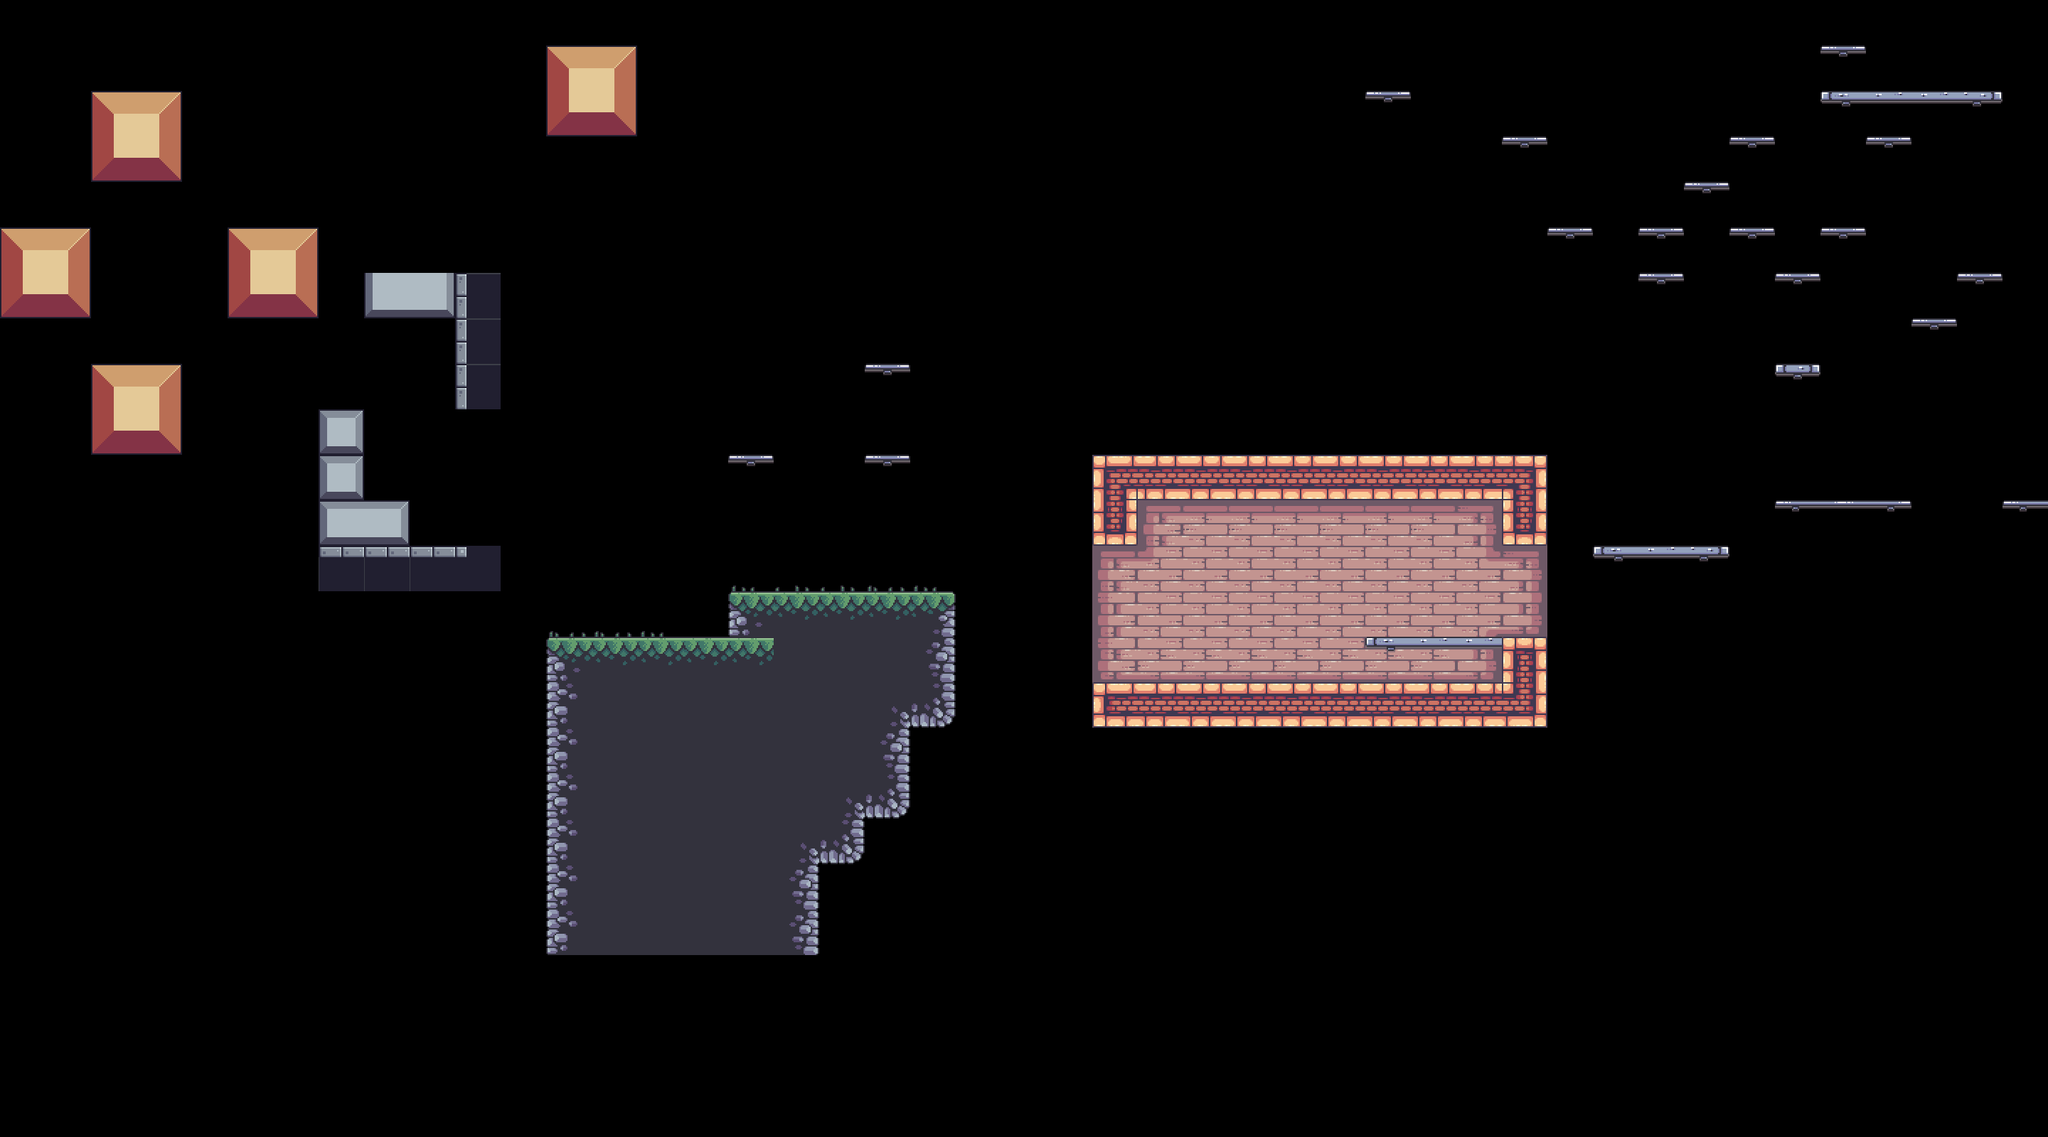

Below is a game level as drawn by its tile map, then a one-line description and the .tmx that defines it (tile-layer data replaced by summaries):
An orthogonal 45x25 tile map with 64x64 px tiles, 4 tile layers (BG, Terrain, Platforms, FG), 8 tilesets and 72 objects (19x silver, 9x static, 6x crate, 4x gold, 3x palm_small, ...).

<map version="1.10" tiledversion="1.11.2" orientation="orthogonal" renderorder="right-down" width="45" height="25" tilewidth="64" tileheight="64" infinite="0" nextlayerid="14" nextobjectid="198">
 <tileset firstgid="1" source="../tilesets/outside.tsx" />
 <tileset firstgid="49" source="../tilesets/items.tsx" />
 <tileset firstgid="54" source="../tilesets/inside.tsx" />
 <tileset firstgid="150" source="../tilesets/extra.tsx" />
 <tileset firstgid="216" source="../tilesets/objects.tsx" />
 <tileset firstgid="244" source="../tilesets/platforms.tsx" />
 <tileset firstgid="252" source="../tilesets/enemies.tsx" />
 <tileset firstgid="252" source="../tilesets/grass.tsx" />
 <layer id="9" name="BG" width="45" height="25">
  <data>[1125 cells, 37 non-empty, 11 distinct tile ids]</data>
 </layer>
 <objectgroup id="12" name="BG details" class="window">
  <object id="49" name="candle" gid="231" x="1596.5" y="891" width="64" height="64" />
  <object id="50" name="candle" gid="231" x="1855" y="892.5" width="64" height="64" />
  <object id="51" name="window" gid="232" x="2004.5" y="812.5" width="64" height="64" />
  <object id="52" name="window" gid="232" x="1652.5" y="826.5" width="64" height="64" />
  <object id="53" name="big_chain" gid="233" x="1748.67" y="823" width="64" height="116" />
  <object id="54" name="small_chain" gid="234" x="1878.67" y="770.333" width="64" height="62" />
  <object id="55" name="static" gid="235" x="1825" y="962" width="14" height="34" />
  <object id="56" name="static" gid="236" x="2026.67" y="963" width="30" height="14" />
  <object id="57" name="static" gid="237" x="1753.67" y="963" width="14" height="28" />
  <object id="58" name="static" gid="238" x="1690.67" y="962.667" width="24" height="14" />
  <object id="59" name="static" gid="239" x="1896.67" y="961.333" width="42" height="44" />
  <object id="60" name="static" gid="240" x="2035" y="960.333" width="42" height="44" />
  <object id="61" name="static" gid="241" x="1942" y="890" width="52" height="178" />
  <object id="62" name="static" gid="242" x="1712.67" y="889.333" width="52" height="178" />
  <object id="63" name="static" gid="243" x="1538" y="963" width="82" height="98" />
 </objectgroup>
 <layer id="1" name="Terrain" width="45" height="25">
  <data>[1125 cells, 114 non-empty, 27 distinct tile ids]</data>
 </layer>
 <layer id="5" name="Platforms" width="45" height="25">
  <data>[1125 cells, 32 non-empty, 8 distinct tile ids]</data>
 </layer>
 <layer id="10" name="FG" width="45" height="25">
  <data>[1125 cells, 8 non-empty, 3 distinct tile ids]</data>
 </layer>
 <objectgroup id="4" name="Objects">
  <object id="4" name="flag" gid="219" x="2768" y="390" width="68" height="186" />
  <object id="6" name="crate" gid="218" x="934.5" y="889.25" width="50" height="36" />
  <object id="7" name="crate" gid="218" x="965.5" y="853.25" width="50" height="36" />
  <object id="9" name="barrel" gid="216" x="970.5" y="889" width="46" height="50" />
  <object id="11" name="palm_large" gid="220" x="746.333" y="922" width="78" height="136" />
  <object id="12" name="palm_small" gid="222" x="1535.33" y="653.33" width="80" height="103" />
  <object id="13" name="palm_small" gid="222" x="1685.33" y="637.33" width="80" height="103" />
  <object id="14" name="palm_small" gid="222" x="1642" y="663.33" width="80" height="103" />
  <object id="15" name="player" gid="223" x="1123.29" y="174.652" width="74" height="56" />
  <object id="27" name="palm_bg" gid="217" x="1208" y="830" width="128" height="128" />
  <object id="43" name="palm_bg_left" gid="228" x="685" y="938" width="104" height="106" />
  <object id="44" name="palm_bg_right" gid="229" x="1306" y="872" width="104" height="106" />
  <object id="65" name="saw" x="504" y="952" width="64" height="64">
   <properties>
    <property name="speed" type="int" value="0" />
   </properties>
  </object>
  <object id="69" name="floor_spike" gid="226" x="510" y="705.091" width="64" height="64">
   <properties>
    <property name="inverted" type="bool" value="false" />
   </properties>
  </object>
  <object id="71" name="floor_spike" gid="1073742050" x="526" y="510" width="64" height="64">
   <properties>
    <property name="inverted" type="bool" value="true" />
   </properties>
  </object>
  <object id="191" name="crate" gid="218" x="593" y="382" width="50" height="36" />
  <object id="192" name="crate" gid="218" x="255" y="1112" width="50" height="36" />
  <object id="193" name="crate" gid="218" x="121" y="1106" width="50" height="36" />
  <object id="194" name="crate" gid="218" x="1449" y="1104" width="50" height="36" />
 </objectgroup>
 <objectgroup id="13" name="Moving Objects">
  <object id="66" name="boat" x="2204.67" y="1091.33" width="670" height="38">
   <properties>
    <property name="flip" type="bool" value="true" />
    <property name="platform" type="bool" value="true" />
    <property name="speed" type="int" value="60" />
   </properties>
  </object>
  <object id="67" name="saw" x="318" y="984" width="300" height="10">
   <properties>
    <property name="flip" type="bool" value="false" />
    <property name="platform" type="bool" value="false" />
    <property name="speed" type="int" value="60" />
   </properties>
  </object>
  <object id="68" name="saw" x="500" y="1008" width="10" height="320">
   <properties>
    <property name="flip" type="bool" value="false" />
    <property name="platform" type="bool" value="false" />
    <property name="speed" type="int" value="100" />
   </properties>
  </object>
  <object id="73" name="spike" gid="227" x="702" y="728" width="54" height="54">
   <properties>
    <property name="end_angle" type="int" value="-1" />
    <property name="platform" type="bool" value="false" />
    <property name="radius" type="int" value="100" />
    <property name="speed" type="int" value="50" />
    <property name="start_angle" type="int" value="0" />
   </properties>
  </object>
  <object id="75" name="mover" x="702" y="600" width="300" height="10">
   <properties>
    <property name="flip" type="bool" value="false" />
    <property name="platform" type="bool" value="true" />
    <property name="speed" type="int" value="60" />
   </properties>
  </object>
 </objectgroup>
 <objectgroup id="7" name="Items">
  <object id="22" name="diamond" gid="49" x="950" y="756" width="64" height="64" />
  <object id="23" name="gold" gid="50" x="1014" y="756" width="64" height="64" />
  <object id="24" name="potion" gid="51" x="950" y="692" width="64" height="64" />
  <object id="26" name="skull" gid="53" x="1014" y="628" width="64" height="64" />
  <object id="166" name="silver" gid="52" x="2241" y="772" width="64" height="64" />
  <object id="167" name="silver" gid="52" x="2308" y="766" width="64" height="64" />
  <object id="168" name="silver" gid="52" x="2362" y="765" width="64" height="64" />
  <object id="169" name="silver" gid="52" x="2501" y="704" width="64" height="64" />
  <object id="170" name="silver" gid="52" x="2556" y="707" width="64" height="64" />
  <object id="171" name="silver" gid="52" x="2616" y="704" width="64" height="64" />
  <object id="172" name="skull" gid="53" x="2706" y="110" width="64" height="64" />
  <object id="174" name="silver" gid="52" x="2178" y="322" width="64" height="64" />
  <object id="175" name="silver" gid="52" x="2304" y="322" width="64" height="64" />
  <object id="176" name="silver" gid="52" x="2302" y="394" width="64" height="64" />
  <object id="177" name="silver" gid="52" x="2498" y="508" width="64" height="64" />
  <object id="178" name="silver" gid="52" x="2822" y="684" width="64" height="64" />
  </objectgroup>
 <objectgroup id="6" name="Enemies">
  <!-- 1 objects omitted --></objectgroup>
 <objectgroup id="2" name="Water">
  <!-- 1 objects omitted --></objectgroup>
 <objectgroup id="8" name="Data">
  <!-- 1 objects omitted --></objectgroup>
</map>
<!-- 17 of 72 objects omitted -->
